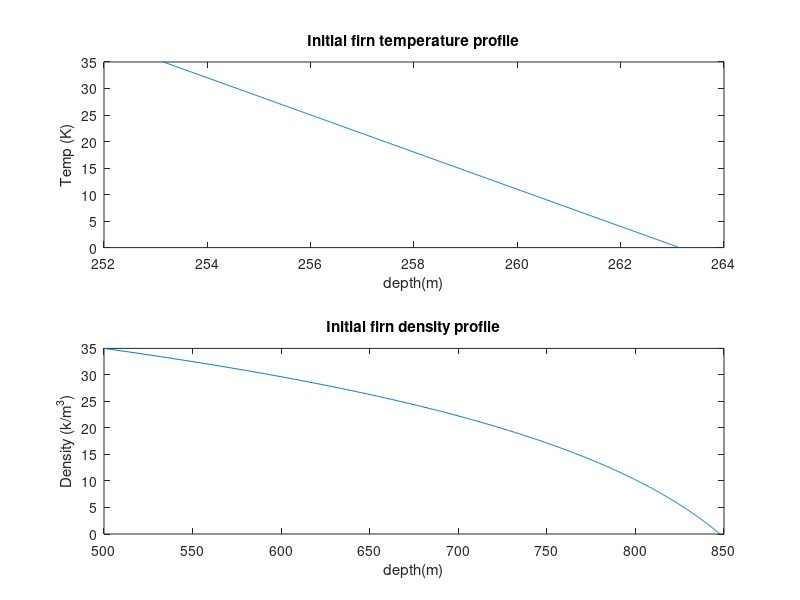
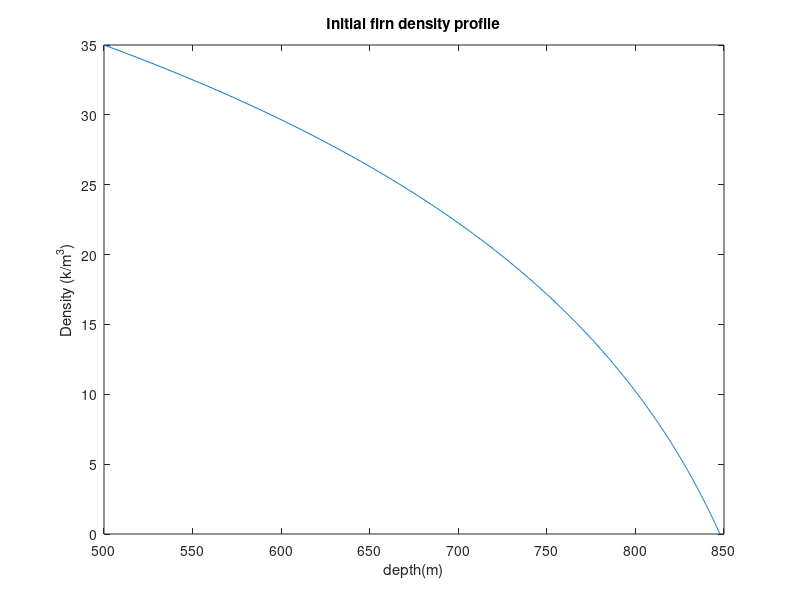

These charts were generated, in order, by the following MATLAB code: (Note: this script raises an error after producing the figures.)
%The model is run from here. Sets up all the relevant profiles, imports the
%AWS data and then calls functions dependent on the state the model is in.
%Everything numbered from 0 to 1 with 1(end) being nearest the surface
%Set vertical domain and grid cell size of model
clear all;close all
H=35; %Depth in m
M=700; % Vertical grid cells of 5cm are H=35 and M=700
M2=50; %Number of grid cells in lake or lid 
S=H; %Distance from 0 (initally at -35m) to surface

%Time run for
t_step=1; %#hours per timestep 
Years=5;
N=Years*24*365/t_step; %Currently set to hourly
Tsteps=linspace(1,N,N);

%Lateral melt multiplier
MeltMultiple=6; %For calculations to simulate lateral melt this can be used to artifically add or take away meltwater. This will be 1 if there is no transport of meltwater

%Counts/ indicators of model stage
Loop=1; %Counts total number of timesteps
MeltHours=0; %Counts number of timesteps during which melting occurs
threehourtotal=0; %Used to select correct forcing data for timestep (as forcing data is 3 hourly)
Lens_Count=0;%Changes to 1 when ice lens is present
Exposed_Water=0;%Changes to 1 when exposed water present at surface
Exposed_Water_Refreeze=0;%Counts up to 24 at which point model switched back to no exposed water
Lake_Present=0;%Changes to 1 when lake is present
Permanent_Lid_Present=0;%Changes to 1 when lid is present
Init_Boundary_Change=0;%Monitors size of virtual lid
Lens_Level=0;%Records depth at which ice lens first forms
lens_plot=0;%Plots conditions at time of first ice lens formation 
TotalMelt=0;%Cumulative melt over whole model run (m.w.e.)
MeltBegins=0;%Timestep surface melting first occurs
Lid_Setup=0;%Equal to 0 for 1st iteration with a permanent lid
Snow_Total=0;%Cumulative snowfall
Lake_Level_Old=0;%Used to calculate change in lake depth
Lid_Melt_Count=0;%Once 12 hours of consecutive melt had occurred on the reforzen lid the model is reset
Lid_Sfc_Melt=0;%Monitoring melt on the permanent lid (i.e. should be close to 0)
Virtual_Lid=0;%Counts presence of virtual lid
LFboundaryTOT=0;%Counts amount of basal melt from lake
dHdtREC=0;
I=0;
Top_To_Melt=0.1;%10cm must be melted at the surface after saturation for 
Lake_Level=0.1;%Lake level starts at 0.1 as lake isn't considered present with turbulant mixing until it is 10cm deep
Sfrac=0;
Level_Refrz=0;

%Setup empty vectors to record state at each timestep
Water_Content_Keep=zeros(N,M);
Temp_Profile_Keep=zeros(N,M);
Refrz_Keep=zeros(N,1);
Temp_Im_Lid_Keep=zeros(N,1);
Temp_Lid_Sfc_Keep=zeros(N,1);
Sfc_Temp_Keep=zeros(N,1);
rho_Keep=zeros(N,M);
Lake_Level_Keep=zeros(N,1);
Fsens_Keep=zeros(N,1);
Flat_Keep=zeros(N,1);
Flwavg_Keep=zeros(N,1);
Flwin_Keep=zeros(N,1);
Fsw_Keep=zeros(N,1);
Q_Keep=zeros(N,1);
T_core_Loop=zeros(N,1);
TotalMeltKeep=zeros(N,1);
Lid_Sfc_Melt_Keep=zeros(N,1);
MeltTime=zeros(N,1);
LFboundary=zeros(N,1);
LFboundaryTOTKeep=zeros(N,1);
T_sfc_Keep=zeros(N,1);
Drho=zeros(N,1);
SolveCheck=zeros(N,1);
dHdtTOT=zeros(N+1,1);
S_Keep=zeros(N,1);

%Firn Variables
Firn_Temp_Profile_Keep=zeros(N,M);
Firn_Water_Content_Keep=zeros(N,M);
Firn_rho_Keep=zeros(N,M);
Water_Content_Firn=zeros(M,1);
Q_Firn_Keep=zeros(M,1);
Sfrac_Firn=0;
MeltHours_Firn=0;
Lens_Count_Firn=0;
S_Firn=S;
dHdtREC_Firn=0;
dHdtTOT_Firn=0;
TotalMeltFirn=0;
MeltTimeFirn=zeros(N,1);
Lens_Level_Firn=0;
I_Firn=0;
MeltBegins_Firn=0;
MeltIn=0;

%Set up initial grids and times to solve over
x = linspace(0,H,M);
ksi=linspace(0,1,M);
ksi_lake=linspace(0,1,M2);
ksi_lid=linspace(0,1,M2);
t = [0,1800*(t_step),3600*(t_step)];
tsp_frac=3/t_step; %Number of timesteps in 3 hours (3 hours for forcing)
tsm=3600*3/tsp_frac; %time step multiple
Depth=linspace(0,H,H+1); %For plotting
plotting=linspace(0,H,M);

%%Setup initial profiles and conditions
Water_Content=zeros(M,1);
Remaining_pore_space=zeros(M,1);
rho_init=zeros(M,1);
Temp_Profile=zeros(M,1);
Temp_Lake=zeros((M2),1);
Remaining_pore_space_Firn=zeros(M,1);
Temp_Lid_Sfc=0;%This is reassigned once the lid exists
T_core=273.153;%Lake core temperature
Temp_Rfz=linspace(273.149999, 273.15, M2);
rho_lid=917.*ones(M2,1);%Lid is initially solid ice
Temp_Lid=zeros(M2,1);
Temp_Im_Lid=273.15;
Saturation=zeros(M,1);
rho_sfc=500; %Currently from seismic data
z_t=37; %Depth of firn ice transition (830kgm-3)
for z=1:M
        rho_init(z)= 917-(917-rho_sfc)*exp(-(1.9/z_t)*(H-(z/(M/H))));   %Following Paterson pg 14, z is depth
        Depth(z)=z/10;
        Temp_Profile(z)=263.15-z*(10/M);
end
duoutdx=(-Temp_Profile(end-1,1)+Temp_Profile(end,1))/(S/M);
for i=1:(M2)
    Temp_Lake(i)=273.15+i*(0.001/(M2));
end
Temp_Profile_Firn=Temp_Profile;
rho_Firn=rho_init;
q=1;
T_sfcOLD=Temp_Profile(end,1);
T_sfcOLD_Firn=Temp_Profile(end,1);
rho=rho_init;

figure(1)%Plot initial conditions
subplot(2,1,1)
plot(Temp_Profile, plotting)
title('Initial firn temperature profile')
xlabel('depth(m)') % x-axis label
ylabel('Temp (K)') % y-axis label
hold on
subplot(2,1,2)
plot(rho_init, plotting)
title('Initial firn density profile')
xlabel('depth(m)') % x-axis label
ylabel('Density (k/m^3)') % y-axis label
hold off
figure(2)
plot(rho_init, plotting)
title('Initial firn density profile')
xlabel('depth(m)') % x-axis label
ylabel('Density (k/m^3)') % y-axis label


%Import AWS and snow data
[SW, LWavg, LWin, T_air, hum, p, wind, Year_End, albedo, T_av]=ImportAWS();
[snow]=ImportSnow();
%Loop over each timestep
for i=Loop:N    
    if threehourtotal<Year_End %if the model timestep and data timestep don't match, also allows running with the same data over several years 
       threehourtotal=threehourtotal+1/tsp_frac;
    else
        threehourtotal=1;
    end
hourtotal=threehourtotal;
%Calculate Sfc AWS input
[q, q_firn, Fsens, Flat, Flw, Fsw]=SfcBoundary(T_sfcOLD,SW(hourtotal),LWavg(hourtotal),T_air(hourtotal),p(hourtotal),hum(hourtotal), wind(hourtotal), Lake_Present, Permanent_Lid_Present, LWin(hourtotal), Lake_Level, MeltBegins, Temp_Lake(end,end),Temp_Lid_Sfc, Exposed_Water, Temp_Profile_Firn(end,end));
SW_now=SW(hourtotal);
Fsens_Keep(Loop)=Fsens;
Flat_Keep(Loop)=Flat;
Flwavg_Keep(Loop)=Flw;
Flwin_Keep(Loop)=LWin(hourtotal);
Fsw_Keep(Loop)=Fsw;
Q_Keep(Loop)=q;
QFirn_Keep(Loop)=q_firn;
% % TEST CODE % % % Can use N=1000 for one full lake cycle
 %if Loop<500
  %   q=1000;
 %else
  %   q=100;
 %end
 %q=q;
% % TEST CODE % % %
qreal=real(q);%Check that solver is picking real solutions 
if q~=qreal
    print "Error in sfc boundary"
    break
end
%Code then follows one of the following 4 paths, depending on presence of exposed water, lake and ice lid.
if Exposed_Water==0; %Initial state, melting and ice lens formation can occur but firn is not fully saturated. 
[Temp_Profile_Firn, rho_Firn, k_Firn, cp_Firn, T_sfcOLD_Firn, Water_Content_Firn, Sfrac_Firn, MeltHours_Firn, Lens_Count_Firn, S_Firn, dHdtREC_Firn, dHdtTOT_Firn, ksi, TotalMelt_Firn, MeltTime_Firn, Remaining_pore_space_Firn, MeltIn]=InitialSurfaceMelt_2ColumnFirn(t, Temp_Profile_Firn, tsm, rho_Firn, T_sfcOLD_Firn, Water_Content_Firn, Sfrac_Firn, q_firn, MeltHours_Firn, Lens_Count_Firn, S_Firn, M, dHdtREC_Firn, dHdtTOT_Firn, ksi, TotalMeltFirn, MeltTimeFirn, Remaining_pore_space_Firn, Loop, Lens_Level_Firn, I_Firn , MeltBegins_Firn, T_air(hourtotal));
[Temp_Profile, rho, k, cp, T_sfcOLD, Water_Content, Sfrac, MeltHours, Lens_Count, S, dHdtREC, dHdtTOT, ksi, TotalMelt, MeltTime, Remaining_pore_space, lens_plot, Exposed_Water, Exposed_Water_Time, Lens_Level, I, MeltBegins, duoutdx]=InitialSurfaceMelt_2Column(t, Temp_Profile, tsm, rho, T_sfcOLD, Water_Content, Sfrac, q, MeltHours, Lens_Count, S, M, dHdtREC, dHdtTOT, ksi, TotalMelt, MeltTime, Remaining_pore_space, lens_plot, Loop, Exposed_Water, Lens_Level, I,MeltBegins, MeltMultiple, H,duoutdx, T_air(hourtotal), MeltIn);
Sfc_Temp_Keep(Loop)=T_sfcOLD;

elseif Lake_Present==0 && Exposed_Water==1; %Firn is fully saturated but lake is not yet present.
[Temp_Profile_Firn, rho_Firn,  k_Firn, cp_Firn, T_sfcOLD_Firn, Water_Content_Firn, Sfrac_Firn, MeltHours_Firn, Lens_Count_Firn, S_Firn, dHdtREC_Firn, dHdtTOT_Firn, ksi, TotalMelt_Firn, MeltTime_Firn, Remaining_pore_space_Firn, MeltIn]=InitialSurfaceMelt_2ColumnFirn(t, Temp_Profile_Firn, tsm, rho_Firn, T_sfcOLD_Firn, Water_Content_Firn, Sfrac_Firn, q_firn, MeltHours_Firn, Lens_Count_Firn, S_Firn, M, dHdtREC_Firn, dHdtTOT_Firn, ksi, TotalMeltFirn, MeltTimeFirn, Remaining_pore_space_Firn, Loop, Lens_Level_Firn, I_Firn , MeltBegins_Firn, T_air(hourtotal));
[Temp_Profile, T_sfcOLD, S, Sfrac, MeltHours, Top_To_Melt, Lake_Level, Lake_Level_Keep, ksi, rho, Lake_Present, Lake_Present_Time, Water_Content, Exposed_Water_Refreeze, Exposed_Water]=LakeFormation(Temp_Profile, M, S, Sfrac, q, tsm, MeltHours, Top_To_Melt, Lake_Level, Lake_Level_Keep, ksi, rho, Loop, MeltMultiple, Water_Content, Exposed_Water_Refreeze, Exposed_Water, T_air(hourtotal), MeltIn);
Sfc_Temp_Keep(Loop)=T_sfcOLD;
Lake_Level_Gain=Lake_Level-Lake_Level_Old;
Lake_Level_Old=Lake_Level;
     if Lake_Present==1
         TotalMelt=TotalMelt+Lake_Level_Gain*Sfrac(end,end); %This isn't correct as some of this would have been melted already...
     end
     
elseif Exposed_Water==1 && Lake_Present==1 && Permanent_Lid_Present==0; %Lake is present but no frozen lid
[Temp_Profile_Firn, rho_Firn, k_Firn, cp_Firn, T_sfcOLD_Firn, Water_Content_Firn, Sfrac_Firn, MeltHours_Firn, Lens_Count_Firn, S_Firn, dHdtREC_Firn, dHdtTOT_Firn, ksi, TotalMelt_Firn, MeltTime_Firn, Remaining_pore_space_Firn, MeltIn]=InitialSurfaceMelt_2ColumnFirn(t, Temp_Profile_Firn, tsm, rho_Firn, T_sfcOLD_Firn, Water_Content_Firn, Sfrac_Firn, q_firn, MeltHours_Firn, Lens_Count_Firn, S_Firn, M, dHdtREC_Firn, dHdtTOT_Firn, ksi, TotalMeltFirn, MeltTimeFirn, Remaining_pore_space_Firn, Loop, Lens_Level_Firn, I_Firn , MeltBegins_Firn, T_air(hourtotal));
[T_core, T_core_Loop, Temp_Profile, Temp_Lake, S, Lake_Level, Lake_Level_Keep, LFboundary, ksi_lake, Temp_Im_Lid, Virtual_Lid, Sfrac, rho, ksi, Water_Content, k, cp]=LakeDevelopment(q, T_core_Loop, Temp_Profile, Temp_Lake, S, M, tsm, Lake_Level, Lake_Level_Keep, LFboundary, ksi_lake, Loop, Sfrac, rho, ksi, Water_Content, Virtual_Lid, SW, hourtotal,Temp_Im_Lid, M2, MeltMultiple, T_air(hourtotal), Permanent_Lid_Present, MeltIn);
Sfc_Temp_Keep(Loop)=Temp_Lake(end,end);
TotalMelt=TotalMelt+LFboundary(Loop);
   if Virtual_Lid>0
       [Temp_Lake, Virtual_Lid, Temp_Im_Lid, Init_Boundary_Change, Lake_Level, Permanent_Lid_Present, Level_Refrz, Temp_Im_Lid_Keep, Refrz_Keep,Refreeze_Begins, Lake_Level_Keep, TotalMelt]=VirtualLid(q, Temp_Lake, Virtual_Lid, Temp_Im_Lid, Init_Boundary_Change, Lake_Level, M, Permanent_Lid_Present, Level_Refrz, tsm, Loop, Temp_Im_Lid_Keep, Refrz_Keep,Lake_Level_Keep, TotalMelt, M2, ksi_lake, T_air(hourtotal) );
       Lid_Depth=Init_Boundary_Change;
       Temp_Lid_Sfc=Temp_Im_Lid;
       Sfc_Temp_Keep(Loop)=Temp_Lid_Sfc;
   end
      
elseif Exposed_Water==1 && Lake_Present==1 && Permanent_Lid_Present==1; %Lake and lid are present
[Temp_Profile_Firn, rho_Firn,  k_Firn, cp_Firn, T_sfcOLD_Firn, Water_Content_Firn, Sfrac_Firn, MeltHours_Firn, Lens_Count_Firn, S_Firn, dHdtREC_Firn, dHdtTOT_Firn, ksi, TotalMelt_Firn, MeltTime_Firn, Remaining_pore_space_Firn, MeltIn]=InitialSurfaceMelt_2ColumnFirn(t, Temp_Profile_Firn, tsm, rho_Firn, T_sfcOLD_Firn, Water_Content_Firn, Sfrac_Firn, q_firn, MeltHours_Firn, Lens_Count_Firn, S_Firn, M, dHdtREC_Firn, dHdtTOT_Firn, ksi, TotalMeltFirn, MeltTimeFirn, Remaining_pore_space_Firn, Loop, Lens_Level_Firn, I_Firn , MeltBegins_Firn, T_air(hourtotal));
Temp_Lake(end,end)=273.15;
[T_core, T_core_Loop, Temp_Profile, Temp_Lake, S, Lake_Level, Lake_Level_Keep, LFboundary, ksi_lake, Temp_Im_Lid, Virtual_Lid, Sfrac, rho, ksi, Water_Content]=LakeDevelopment(q, T_core_Loop, Temp_Profile, Temp_Lake, S, M, tsm, Lake_Level, Lake_Level_Keep, LFboundary, ksi_lake, Loop, Sfrac, rho, ksi, Water_Content, Virtual_Lid, SW, hourtotal,Temp_Im_Lid, M2, MeltMultiple, T_air(hourtotal), Permanent_Lid_Present, MeltIn);
[Temp_Lake, Temp_Lid_Sfc, Lid_Depth, Lake_Level, Temp_Lid_Sfc_Keep, Refrz_Keep, Lake_Level_Keep, Lid_Sfc_Melt, Lid_Sfc_Melt_Keep,Temp_Lid, rho_lid, Lid_Setup, Lid_Melt_Count]=LidFormation(q, Temp_Lake, Temp_Lid_Sfc, Lid_Depth, Lake_Level, M, tsm, Loop, Temp_Lid_Sfc_Keep, Refrz_Keep,Lake_Level_Keep, Lid_Sfc_Melt,Lid_Sfc_Melt_Keep,Temp_Lid, rho_lid, ksi_lid, M2, Fsw, Lid_Setup, T_air(hourtotal), Lid_Melt_Count);
Lake_Level_Keep(Loop)=Lake_Level;
Sfc_Temp_Keep(Loop)=Temp_Lid_Sfc;
  if Lake_Level<=0 || Lid_Melt_Count>11 %Reset the profiles to combine as one firn layer
    [Temp_Profile, Water_Content, rho, S]=ResetCombine(Temp_Profile, Water_Content, rho, ksi, S, M, Lid_Depth, rho_lid, Temp_Lid, ksi_lid, M2, Lake_Level, Temp_Lake); 
    Lake_Level_Keep(Loop)=0;
    Permanent_Lid_Present=0;
    Lens_Count=0;
    Exposed_Water=0;
    Lake_Present=0;
    Init_Boundary_Change=0;
    Lake_Level=0.1;
    Refrz_Keep(Loop)=0;
    Lid_Depth=0;
    Virtual_Lid=0;
    Temp_Im_Lid=273.15;
    Lens_Level=0;
    LFboundaryTOT=0;
    lens_plot=0;
    Temp_Lake=zeros((M2),1);
    rho_lid=917.*ones(M2,1);
    for i=1:(M2)
    Temp_Lake(i)=273.15+i*(0.001/(M2));
    end
     Temp_Rfz=linspace(273.149999, 273.15, M2);
     T_sfcOLD=Temp_Profile(end,end);
     Lid_Melt_Count=0;
     Lens_Count_Firn=0;
  end
end

%-------------------------STEPS COMPLETED EACH TIME--------------------------
%Densification
 rho_sfc_old=rho(end,end);
 b=0.4953*(1000/350);%Total annual accumulation
 [rho]=SnowDens(rho,M, b, T_av, T_air(hourtotal), tsp_frac);
 Drho(Loop)=rho(end,end)-rho_sfc_old;
%Add accumulation for next round
if Exposed_Water==0 || Permanent_Lid_Present==1;
        SnowLoop=Loop;
    while SnowLoop>8760
        SnowLoop=SnowLoop-8760;
    end
     if snow(SnowLoop)>0
snow_in=snow(SnowLoop)*1;
Snow_Total=Snow_Total+snow_in;
        if Lake_Present==0
[Temp_Profile, rho, Water_Content, S]=Accumulation(Temp_Profile, rho, M, ksi, Water_Content, S, snow_in, T_air(hourtotal));
[Temp_Profile_Firn, rho_Firn, Water_Content_Firn, S_Firn]=Accumulation(Temp_Profile_Firn, rho_Firn, M, ksi, Water_Content_Firn, S_Firn, snow_in, T_air(hourtotal));
         else
            Water_Content_lid=zeros(M2,1);
[Temp_Lid, rho_lid, Water_Content_lid, Lid_Depth]=Accumulation(Temp_Lid, rho_lid, M2, ksi_lid, Water_Content_lid, Lid_Depth, snow_in, T_air(hourtotal));    
[Temp_Profile_Firn, rho_Firn, Water_Content_Firn, S_Firn]=Accumulation(Temp_Profile_Firn, rho_Firn, M, ksi, Water_Content_Firn, S_Firn, snow_in, T_air(hourtotal));
        end
    end
end

%Check if any saturated firn should be frozen
[Temp_Profile, rho, Water_Content, Remaining_pore_space, Lens_Count, Lens_Level, lens_plot]=RefreezeInFirn(Temp_Profile, rho, M, S, Sfrac, cp, Water_Content, Lens_Count, Lens_Level, Remaining_pore_space, lens_plot);
[Temp_Profile_Firn, rho_Firn, Water_Content_Firn, Remaining_pore_space_Firn, Lens_Count_Firn, Lens_Level_Firn, lens_plot]=RefreezeInFirn(Temp_Profile_Firn, rho_Firn, M, S, Sfrac_Firn, cp_Firn, Water_Content_Firn, Lens_Count_Firn, Lens_Level_Firn, Remaining_pore_space_Firn, lens_plot);

T_sfc_Keep(Loop)=T_sfcOLD;
LFboundaryTOT=LFboundaryTOT+LFboundary(Loop);
LFboundaryTOTKeep(Loop)=LFboundaryTOT;
S_Keep(Loop)=S;
TotalMeltKeep(Loop)=TotalMelt;
Loop=Loop+1;

if Temp_Lake<273.15; %Error checking
    break
    print "Lake Temp too low"
end

if Permanent_Lid_Present==1
k_Lid=1000*(2.24*10^(-3)+5.975*10^(-6)*(273.15-Temp_Lid_Sfc)^1.1);
SolveCheck(Loop)=-0.98*5.670373*(10^-8)*Temp_Lid_Sfc^4+q-k_Lid*(-Temp_Lake(end-1,1)+Temp_Lid_Sfc)/(Lake_Level/((M2)/2)+Init_Boundary_Change);  % The parameterized function.
end

for i=1:M
    Water_Content_Keep(Loop-1,i)=Water_Content(i);
    Temp_Profile_Keep(Loop-1,i)=Temp_Profile(i);
    rho_Keep(Loop-1,i)=rho(i);
    Firn_Water_Content_Keep(Loop-1,i)=Water_Content_Firn(i);
    Firn_Temp_Profile_Keep(Loop-1,i)=Temp_Profile_Firn(i);
    Firn_rho_Keep(Loop-1,i)=rho_Firn(i);
    if Water_Content(i)<0.001
        Water_Content(i)=0;
    end
end
    
Loop_Check=Loop/1000;
if rem(Loop_Check,1) == 0
save('Results') %Saves periodically
end
Loop 
end
save('Results')

%Plot some of the outputs
figure(2) %Final profiles
subplot(1, 3, 1)
plot(Temp_Profile, ksi)
title('Firn final temp profile')
ylabel('ksi') % x-axis label
xlabel('Temp (K)') % y-axis label
subplot(1, 3, 2)
plot(Temp_Lake, ksi_lake)
title('Lake final temp profile')
ylabel('ksi') % x-axis label
xlabel('Temp (K)') % y-axis label
subplot(1, 3, 3)
plot(rho, ksi)
title('Firn final density profile')
ylabel('ksi') % x-axis label
xlabel('Temp (K)') % y-axis label

figure(3) %Melting/Refreezing
subplot(2, 2, 1)
plot(LFboundary)
title('Firn-lake boundary change per timestep')
xlabel('Time (hours)') % x-axis label
ylabel('Change (m)') % y-axis label
ax = gca;
ax.XTick = [1,2160,4320,6480,8640,10800, 12960, 15120 ,17280,19440,21600,23760];
ax.XTickLabel = {'May','Aug','Nov','Feb'};
subplot(2, 2, 2)
plot(Lake_Level_Keep)
title('Lake depth(m) over time)')
xlabel('Time')
ylabel('Depth')
ax = gca;
ax.XTick = [1,2160,4320,6480,8640,10800, 12960, 15120 ,17280,19440,21600,23760];
ax.XTickLabel = {'May','Aug','Nov','Feb'};
subplot(2, 2, 3)
plot(Refrz_Keep)
title('Total refreezing')
xlabel('Time')
ylabel('Total refreezing (m)')
ax = gca;
ax.XTick = [1,2160,4320,6480,8640,10800, 12960, 15120 ,17280,19440,21600,23760];
ax.XTickLabel = {'May','Aug','Nov','Feb'};
subplot(2, 2, 4)
plot(S_Keep)
title('Domain depth change over time')
xlabel('Time')
ylabel('Domain depth (m)')
ax = gca;
ax.XTick = [1,2160,4320,6480,8640,10800, 12960, 15120 ,17280,19440,21600,23760];
ax.XTickLabel = {'May','Aug','Nov','Feb'};

for i=1:N
Lid_Temp(i)=Temp_Lid_Sfc_Keep(i)+Temp_Im_Lid_Keep(i);
end
T_core_LoopPLOTlid=zeros(N,1);
T_core_LoopPLOT=zeros(N,1);
for i=1:N
    if Refrz_Keep(i)>0
        T_core_LoopPLOTlid(i)=T_core_Loop(i);
    else
        T_core_LoopPLOT(i)=T_core_Loop(i);
    end
end
figure(4) %Temperature changes with time
subplot(2,2,1)
plot(Tsteps,T_core_LoopPLOTlid, 'b.')
hold on
plot(Tsteps,T_core_LoopPLOT, 'r.')
hold off
title('Lake Core Temperature')
xlabel('Time') % x-axis label
ylabel('Temp (K)') % y-axis label
ax = gca;
ax.XTick = [1,2160,4320,6480,8640,10800, 12960, 15120 ,17280,19440,21600,23760];
ax.XTickLabel = {'May','Aug','Nov','Feb'};
subplot(2,2,2)
plot(Tsteps,T_sfc_Keep(1:N),  '.')
title('Firn Surface Temperature')
xlabel('time') % x-axis label
ylabel('K') % y-axis label
ax = gca;
ax.XTick = [1,2160,4320,6480,8640,10800, 12960, 15120 ,17280,19440,21600,23760];
ax.XTickLabel = {'May','Aug','Nov','Feb'};
subplot(2,2,3)
plot(Tsteps,Lid_Temp(1:N), '.' )
title('Lid Temperature')
ylabel('Temperature(K)')
xlabel('hours')
ax = gca;
ax.XTick = [1,2160,4320,6480,8640,10800, 12960, 15120 ,17280,19440,21600,23760];
ax.XTickLabel = {'May','Aug','Nov','Feb'};
subplot(2,2,4)
plot(Sfc_Temp_Keep(1:N))
title('Sfc Temperature')
ylabel('Temperature(K)')
xlabel('hours')
ax = gca;
ax.XTick = [1,2160,4320,6480,8640,10800, 12960, 15120 ,17280,19440,21600,23760];
ax.XTickLabel = {'May','Aug','Nov','Feb'};

figure(5)
subplot(2,3,1)
plot(Fsens_Keep)
title('Sensible Heat')
ax = gca;
ax.XTick = [1,2160,4320,6480,8640,10800, 12960, 15120, 17280,19440,21600,23760];
ax.XTickLabel = {'May','Aug','Nov','Feb'};
hold on
subplot(2,3,2)
plot(Flat_Keep)
title('Latent Heat')
ax = gca;
ax.XTick = [1,2160,4320,6480,8640,10800, 12960, 15120, 17280,19440,21600,23760];
ax.XTickLabel = {'May','Aug','Nov','Feb'};
subplot(2,3,3)
plot(Fsw_Keep)
title('SW')
ax = gca;
ax.XTick = [1,2160,4320,6480,8640,10800, 12960, 15120 ,17280,19440,21600,23760];
ax.XTickLabel = {'May','Aug','Nov','Feb'};
subplot(2,3,4)
plot(Flwin_Keep)
title('LW in')
ax = gca;
ax.XTick = [1,2160,4320,6480,8640,10800, 12960, 15120 ,17280,19440,21600,23760];
ax.XTickLabel = {'May','Aug','Nov','Feb'};
subplot(2,3,5)
plot(Flwavg_Keep)
title('LW avg')
ax = gca;
ax.XTick = [1,2160,4320,6480,8640,10800, 12960, 15120 ,17280,19440,21600,23760];
ax.XTickLabel = {'May','Aug','Nov','Feb'};
subplot(2,3,6)
plot(Q_Keep)
title('Q')
xlabel('time') % x-axis label
ylabel('Wm-2') % y-axis label
ax = gca;
ax.XTick = [1,2160,4320,6480,8640,10800, 12960, 15120 ,17280,19440,21600,23760];
ax.XTickLabel = {'May','Aug','Nov','Feb'};
hold off

for i=1:N
    Lake_Top(i)=S_Keep(i)+Lake_Level_Keep(i);
    Lid_Top(i)=S_Keep(i)+Lake_Level_Keep(i)+Refrz_Keep(i);
end
figure(6)
plot(Lid_Top,'g')
hold on 
plot(Lake_Top,'r')
plot(S_Keep,'b')
%axis([0 N 35 40])
xlabel('time') % x-axis label
ylabel('Depth (m)') % y-axis label
ax = gca;
ax.XTick = [1,2160,4320,6480,8640,10800, 12960, 15120 ,17280,19440,21600,23760];
ax.XTickLabel = {'May','Aug','Nov','Feb'};
hold off